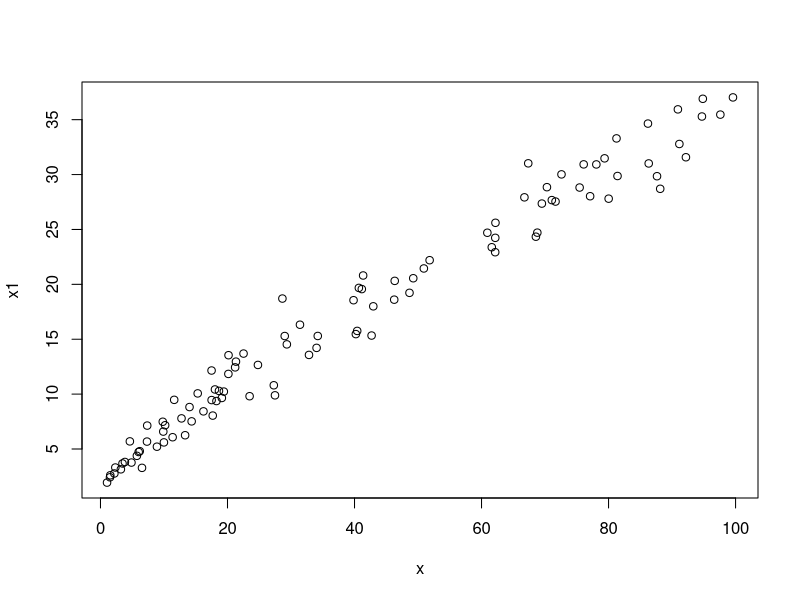
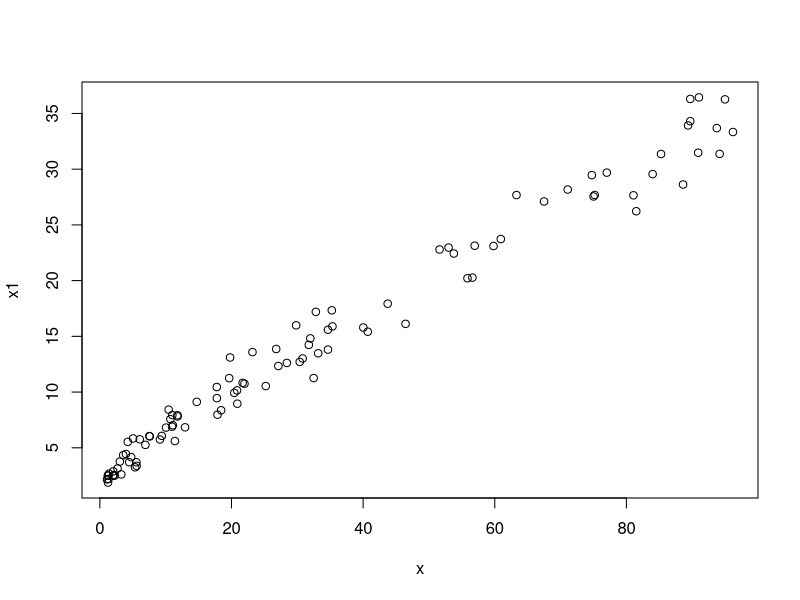
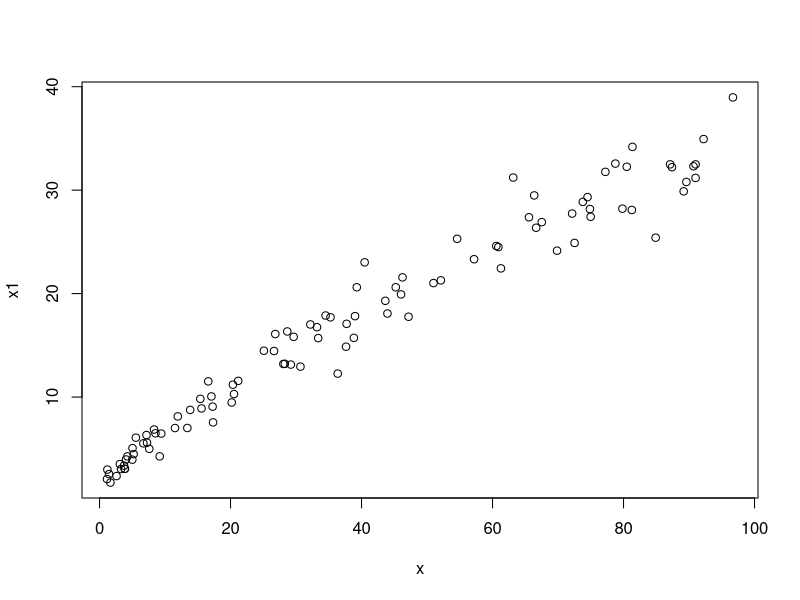
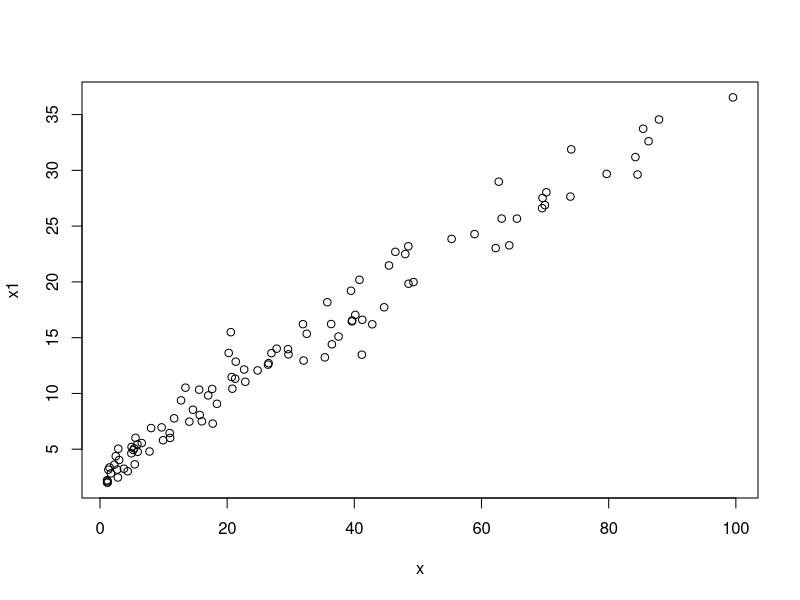
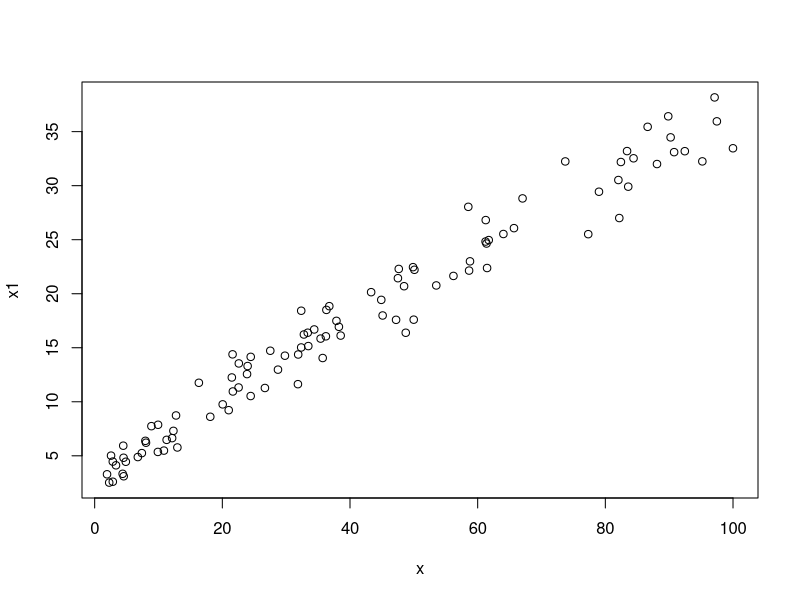
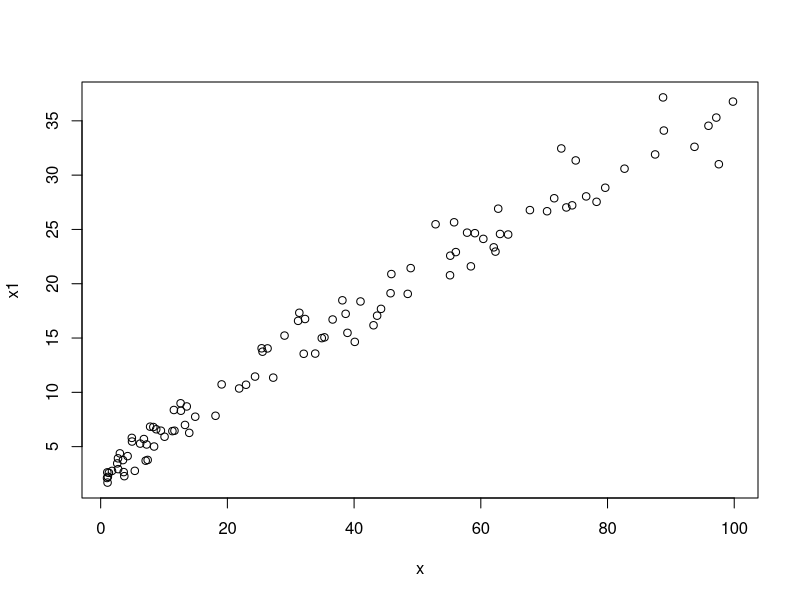
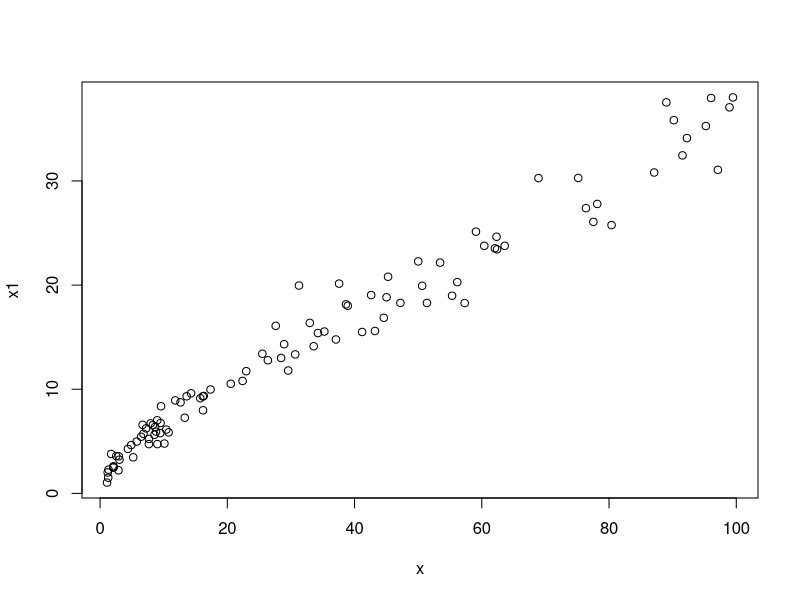
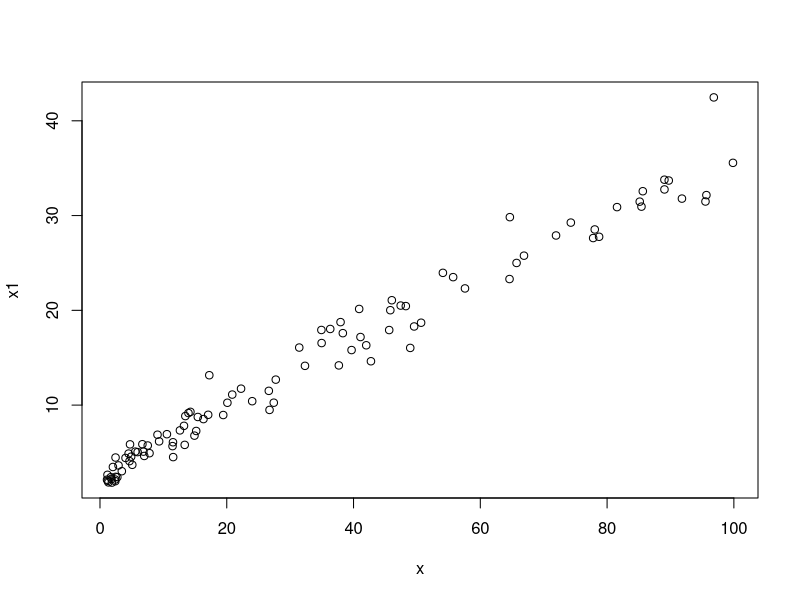

Write the R code that produced these figures, in order.
# Profile negative log likelihood function for transformation parameter
bcNLL=function(lambda,x,y) {
	xl=x^lambda; yl=y^lambda;
	fit=lm(yl~xl); s2hat=mean(fit$residuals^2); 
	Lmax = -0.5*length(x)*log(s2hat/lambda^2) + (lambda-1)*sum(log(y));
	return(-Lmax)
}

# Do 500 trials to see how well lambda is estimated
# In this test case the true value is lambda=0.5
lvals=numeric(500); N=100;
for(j in 1:500) {
# Data on the scale where a linear model is valid
z=runif(N,1,10); z1=1 + 0.5*z + 0.2*rnorm(N); 

# the 'data', created so square-root transformation is optimal 
x=z^2; x1=z1^2; plot(x,x1);

lvals[j]=optimize(bcNLL,c(0.01,3),x=x,y=x1)$minimum 
}
mean(lvals); sd(lvals);  


